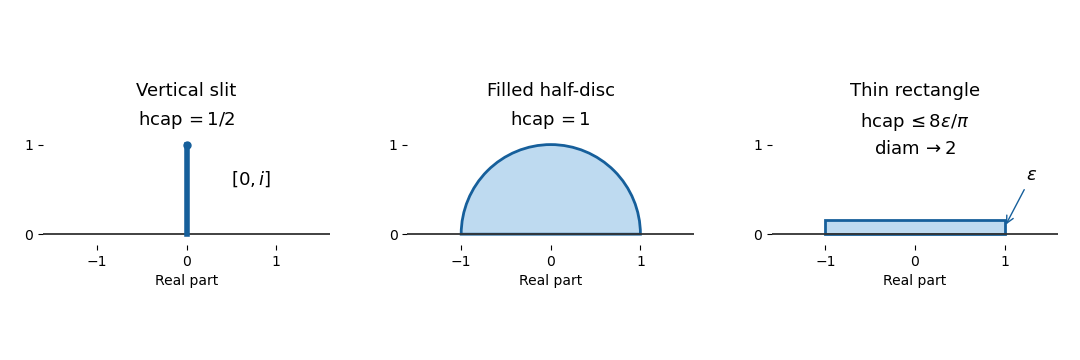

Write the Python code that produced this figure.
"""Original diagram. CWD PNG; Python 3.14, matplotlib 3.10.7, numpy 2.3.5.
Dependencies: unchanged repository-root pyproject.toml.
"""
import os
os.environ.setdefault('MPLCONFIGDIR', '/tmp/2017-iii-paper-203-mpl-cache')
import matplotlib
matplotlib.use('Agg')
import matplotlib.pyplot as plt
from matplotlib.patches import Wedge, Rectangle
from pathlib import Path
fig, axes = plt.subplots(1, 3, figsize=(10.8, 3.6), dpi=100, facecolor='white')
for ax in axes:
    ax.set_facecolor('white')
    ax.axhline(0, color='#333333', linewidth=1.3)
    ax.set_xlim(-1.6, 1.6)
    ax.set_ylim(-0.12, 1.45)
    ax.set_aspect('equal')
    ax.set_xticks([-1, 0, 1])
    ax.set_yticks([0, 1])
    ax.tick_params(labelsize=10)
    ax.spines[['top', 'right', 'left', 'bottom']].set_visible(False)
    ax.set_xlabel('Real part', fontsize=10)
axes[0].plot([0, 0], [0, 1], linewidth=4, color='#165f9b')
axes[0].scatter([0], [1], color='#165f9b', s=25)
axes[0].set_title('Vertical slit', fontsize=13)
axes[0].text(0.5, 0.55, r'$[0,i]$', fontsize=13)
axes[0].text(0, 1.22, r'$\operatorname{hcap}=1/2$', ha='center', fontsize=13)
axes[1].add_patch(Wedge((0, 0), 1, 0, 180, facecolor='#bedaf0', edgecolor='#165f9b', linewidth=2))
axes[1].set_title('Filled half-disc', fontsize=13)
axes[1].text(0, 1.22, r'$\operatorname{hcap}=1$', ha='center', fontsize=13)
axes[2].add_patch(Rectangle((-1, 0), 2, .16, facecolor='#bedaf0', edgecolor='#165f9b', linewidth=2))
axes[2].annotate(r'$\varepsilon$', xy=(1, .08), xytext=(1.24, .6), fontsize=13, arrowprops={'arrowstyle': '->', 'color': '#165f9b'})
axes[2].set_title('Thin rectangle', fontsize=13)
axes[2].text(0, 1.2, r'$\operatorname{hcap}\leq 8\varepsilon/\pi$', ha='center', fontsize=13)
axes[2].text(0, .89, r'$\operatorname{diam}\to 2$', ha='center', fontsize=13)
fig.subplots_adjust(left=.04, right=.98, bottom=.14, top=.89, wspace=.27)
fig.savefig(Path.cwd() / (Path(__file__).stem + '.png'), dpi=100, facecolor='white', transparent=False)
plt.close(fig)
